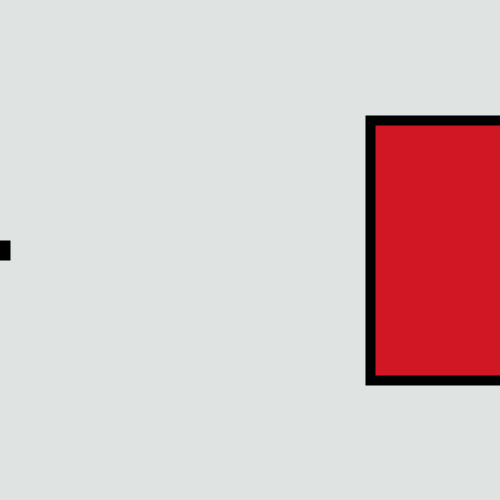
Frame 1 (no input)
Frame 60 (the mouse pressed at the canvas centre just before this capture): identical to frame 1, image omitted
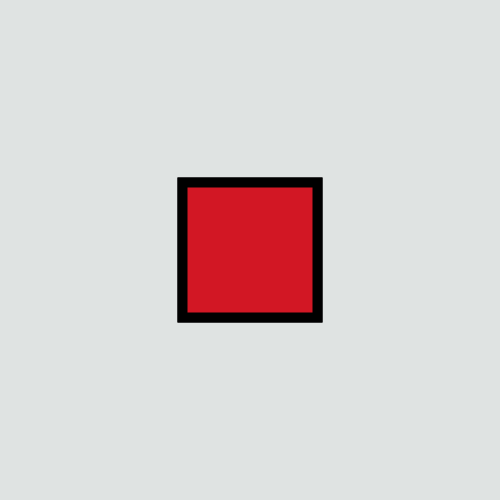
Frame 120 (the mouse held since frame 60 and released just before this capture)

The Processing sketch that drew these frames (run headless with seeded random() and noise(); from frame 60 on, the mouse is pressed at the canvas centre):

// Processing sketch: week_05_challenge_3_3_avoid_mouse_version_1
// ── week_05_challenge_3_3_avoid_mouse_version_1.pde
// week 05 in class challenge 3.3 avoid mouse version 1
// by Jude Zhu

void setup(){
  size(500,500);
  strokeWeight(10);
  stroke(0);
  rectMode(CENTER);
}

void draw(){
  background(223, 227, 226);
  fill(210, 23, 36);
  rect(mouseX, height/2, mouseY/2+10, mouseY/2+10);
  int inverseX = width-mouseX;
  int inverseY = height-mouseY;
  rect(inverseX, height/2, (inverseY/2)+10, (inverseY/2)+10);  
}
